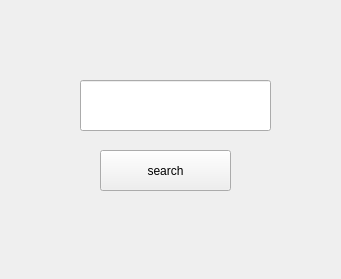
<?xml version="1.0" encoding="UTF-8"?>
<ui version="4.0">
 <class>MainWindow</class>
 <widget class="QMainWindow" name="MainWindow">
  <property name="geometry">
   <rect>
    <x>0</x>
    <y>0</y>
    <width>341</width>
    <height>279</height>
   </rect>
  </property>
  <property name="windowTitle">
   <string>MainWindow</string>
  </property>
  <widget class="QWidget" name="centralwidget">
   <widget class="QLineEdit" name="query">
    <property name="geometry">
     <rect>
      <x>80</x>
      <y>80</y>
      <width>191</width>
      <height>51</height>
     </rect>
    </property>
   </widget>
   <widget class="QPushButton" name="searchbutton">
    <property name="geometry">
     <rect>
      <x>100</x>
      <y>150</y>
      <width>131</width>
      <height>41</height>
     </rect>
    </property>
    <property name="text">
     <string>search</string>
    </property>
   </widget>
   <widget class="QLabel" name="err">
    <property name="geometry">
     <rect>
      <x>70</x>
      <y>25</y>
      <width>211</width>
      <height>31</height>
     </rect>
    </property>
    <property name="text">
     <string/>
    </property>
   </widget>
  </widget>
 </widget>
 <resources/>
 <connections/>
</ui>
